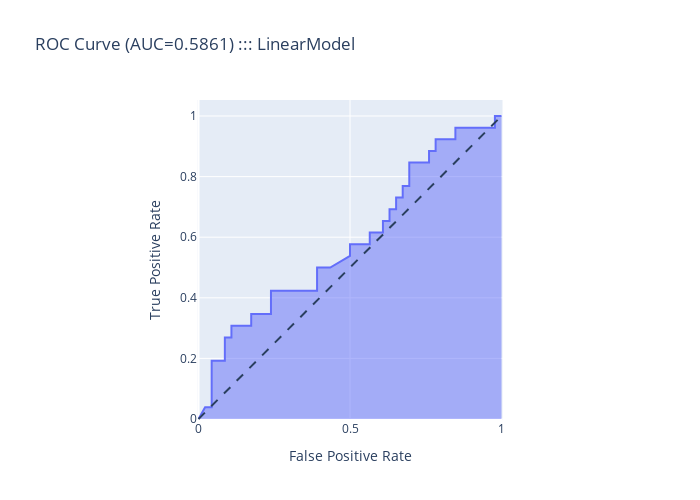

This figure's notebook cell:
### Code cell
from sklearn.metrics import auc
fig = px.area(
    x=fpr, y=tpr,
    title=f'ROC Curve (AUC={auc(fpr, tpr):.4f}) ::: LinearModel',
    labels=dict(x='False Positive Rate', y='True Positive Rate'),
    width=700, height=500
)
fig.add_shape(
    type='line', line=dict(dash='dash'),
    x0=0, x1=1, y0=0, y1=1
)

fig.update_yaxes(scaleanchor="x", scaleratio=1)
fig.update_xaxes(constrain='domain')
fig.show()

### Figure 1 — Plotly figure (JSON) as saved in the notebook; plotly's stock layout.template omitted (floating-point values rounded to 4 significant figures)
{"data": [{"fillpattern": {"shape": ""}, "hovertemplate": "False Positive Rate=%{x}<br>True Positive Rate=%{y}<extra></extra>", "legendgroup": "", "line": {"color": "#636efa"}, "marker": {"symbol": "circle"}, "mode": "lines", "name": "", "orientation": "v", "showlegend": false, "stackgroup": "1", "type": "scatter", "x": [0, 0.02174, 0.04348, 0.04348, 0.08696, 0.08696, 0.1087, 0.1087, 0.1739, 0.1739, 0.2391, 0.2391, 0.3913, 0.3913, 0.4348, 0.5, 0.5, 0.5652, 0.5652, 0.6087, 0.6087, 0.6304, 0.6304, 0.6522, 0.6522, 0.6739, 0.6739, 0.6957, 0.6957, 0.7609, 0.7609, 0.7826, 0.7826, 0.8478, 0.8478, 0.9783, 0.9783, 1], "xaxis": "x", "y": [0, 0.03846, 0.03846, 0.1923, 0.1923, 0.2692, 0.2692, 0.3077, 0.3077, 0.3462, 0.3462, 0.4231, 0.4231, 0.5, 0.5, 0.5385, 0.5769, 0.5769, 0.6154, 0.6154, 0.6538, 0.6538, 0.6923, 0.6923, 0.7308, 0.7308, 0.7692, 0.7692, 0.8462, 0.8462, 0.8846, 0.8846, 0.9231, 0.9231, 0.9615, 0.9615, 1, 1], "yaxis": "y"}], "layout": {"height": 500, "legend": {"tracegroupgap": 0}, "shapes": [{"line": {"dash": "dash"}, "type": "line", "x0": 0, "x1": 1, "y0": 0, "y1": 1}], "title": {"text": "ROC Curve (AUC=0.5861) ::: LinearModel"}, "width": 700, "xaxis": {"anchor": "y", "constrain": "domain", "domain": [0, 1], "title": {"text": "False Positive Rate"}}, "yaxis": {"anchor": "x", "domain": [0, 1], "scaleanchor": "x", "scaleratio": 1, "title": {"text": "True Positive Rate"}}}}
